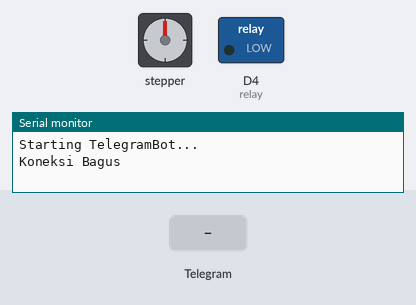
Bench run of a sketch on a simulated ESP8266 (NodeMCU). Shown: stepper motor, switched loads named in the sketch (green lamp = pin HIGH), the last lines printed to the serial monitor. The test bench sets the inputs (shaded band). Stepper angles assume 360 steps per turn.

Above: at 2.7 s.
2.8 s: Telegram message "on" received
At 4.8 s:
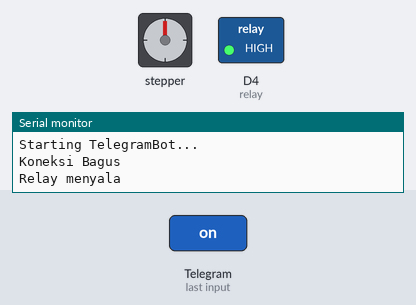
At 5.96 s:
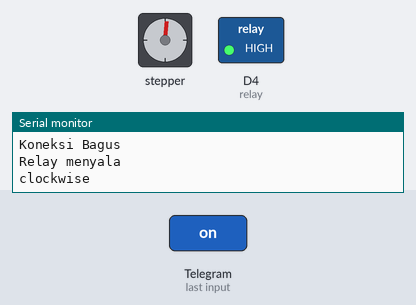
Timing chart, 0 to 17.0 s (numbered marks = the images above; inputs shaded):
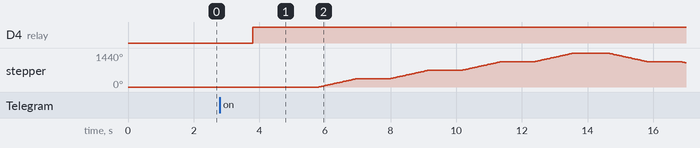

Measured:
- after the input at 2.8 s, D4 (relay): LOW → HIGH after 1.0 s; stepper: turns 360° clockwise in 1.2 s, then 360° clockwise in 1.2 s, then 360° clockwise in 1.2 s, then 360° clockwise in 1.2 s, and so on

The sketch:

bot.ino
```cpp
#include "CTBot.h"
#include <Stepper.h>
#define relay D4
CTBot myBot;
String ssid = "password";
String pass = "12345678";
String token = "1861406766:AAF9ldwPDgZTXTxmdHzr-XuvyuVdilG5YHw";
const int id = 665475263;

const int stepsPerRevolution = 360;  // change this to fit the number of steps per revolution
// for your motor

// initialize the stepper library on pins 8 through 11:
Stepper myStepper(stepsPerRevolution, 14, 12, 13, 15);

void setup() {
  Serial.begin(9600);
  Serial.println("Starting TelegramBot...");
  myBot.wifiConnect(ssid, pass);
  myBot.setTelegramToken(token);

  if (myBot.testConnection()) {
    Serial.println("Koneksi Bagus");
  } else {
    Serial.println("Koneksi Jelek");
  }
  myStepper.setSpeed(50);
  pinMode(relay, OUTPUT);
}

void loop() {
  TBMessage msg;
  if (myBot.getNewMessage(msg))
  {
    if (msg.text.equalsIgnoreCase("on"))
    {
      Serial.println("Relay menyala");
      digitalWrite(relay, HIGH);
      delay(2000);
      Serial.println("clockwise");
      myStepper.step(stepsPerRevolution);
      delay(1000);
      Serial.println("clockwise");
      myStepper.step(stepsPerRevolution);
      delay(1000);
      Serial.println("clockwise");
      myStepper.step(stepsPerRevolution);
      delay(1000);
      Serial.println("clockwise");
      myStepper.step(stepsPerRevolution);
      delay(1000);
      Serial.println("counterclockwise");
      myStepper.step(-stepsPerRevolution);
      delay(1000);
      Serial.println("counterclockwise");
      myStepper.step(-stepsPerRevolution);
      delay(1000);
      Serial.println("counterclockwise");
      myStepper.step(-stepsPerRevolution);
      delay(1000);
      Serial.println("counterclockwise");
      myStepper.step(-stepsPerRevolution);
      delay(1000);
      myBot.sendMessage(msg.sender.id, "SEDANG MENYIRAM");
    }
    else if (msg.text.equalsIgnoreCase("off"))
    {
      digitalWrite(relay, LOW);
      myBot.sendMessage(msg.sender.id, "TIDAK MENYIRAM");
    }
    else
    {
      String reply;
      reply = (String)"Welcome " + msg.sender.username + (String)". ON/OFF UNTUK KONTROL LAMPU DAN SUHU UNTUK MONITOR SUHU.";
      myBot.sendMessage(msg.sender.id, reply);             // and send it
    }
  }
  delay(1000);
}
```
